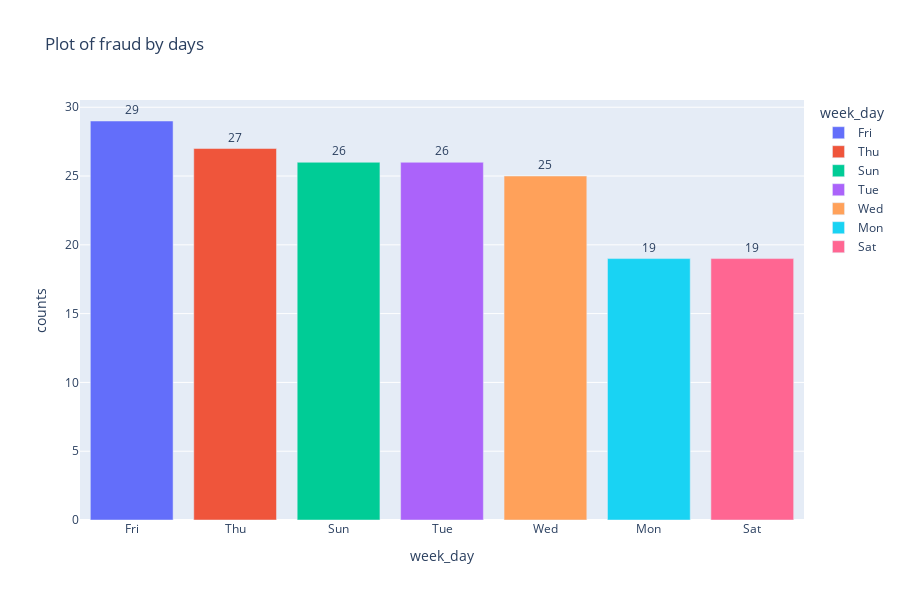

Notebook code cell kept with this figure:
### Code cell
print('========== Analysis of user by weekly transaction =========')

df_dict = fraud_data['day_of_week'].value_counts().to_dict()
default_df = pd.DataFrame([df_dict])
Main_default_df = default_df.T.reset_index()
Main_default_df.rename(columns = {'index': 'week_day', 0:'counts'}, inplace=True)

labels = Main_default_df['week_day'].to_list()
values  = Main_default_df['counts'].to_list()


fig2 = px.bar(Main_default_df, y='counts', x='week_day', text='counts', color = 'week_day',
            title = 'Plot of fraud by days', height=600)
fig2.update_traces(textposition='outside')
fig2.update_layout(uniformtext_minsize=8, uniformtext_mode='hide')
fig2.show()

### Figure 1 — Plotly figure (JSON) as saved in the notebook; plotly's stock layout.template omitted (floating-point values rounded to 4 significant figures)
{"data": [{"alignmentgroup": "True", "hovertemplate": "week_day=%{x}<br>counts=%{text}<extra></extra>", "legendgroup": "Fri", "marker": {"color": "#636efa", "pattern": {"shape": ""}}, "name": "Fri", "offsetgroup": "Fri", "orientation": "v", "showlegend": true, "text": [29], "textposition": "outside", "type": "bar", "x": ["Fri"], "xaxis": "x", "y": [29], "yaxis": "y"}, {"alignmentgroup": "True", "hovertemplate": "week_day=%{x}<br>counts=%{text}<extra></extra>", "legendgroup": "Thu", "marker": {"color": "#EF553B", "pattern": {"shape": ""}}, "name": "Thu", "offsetgroup": "Thu", "orientation": "v", "showlegend": true, "text": [27], "textposition": "outside", "type": "bar", "x": ["Thu"], "xaxis": "x", "y": [27], "yaxis": "y"}, {"alignmentgroup": "True", "hovertemplate": "week_day=%{x}<br>counts=%{text}<extra></extra>", "legendgroup": "Sun", "marker": {"color": "#00cc96", "pattern": {"shape": ""}}, "name": "Sun", "offsetgroup": "Sun", "orientation": "v", "showlegend": true, "text": [26], "textposition": "outside", "type": "bar", "x": ["Sun"], "xaxis": "x", "y": [26], "yaxis": "y"}, {"alignmentgroup": "True", "hovertemplate": "week_day=%{x}<br>counts=%{text}<extra></extra>", "legendgroup": "Tue", "marker": {"color": "#ab63fa", "pattern": {"shape": ""}}, "name": "Tue", "offsetgroup": "Tue", "orientation": "v", "showlegend": true, "text": [26], "textposition": "outside", "type": "bar", "x": ["Tue"], "xaxis": "x", "y": [26], "yaxis": "y"}, {"alignmentgroup": "True", "hovertemplate": "week_day=%{x}<br>counts=%{text}<extra></extra>", "legendgroup": "Wed", "marker": {"color": "#FFA15A", "pattern": {"shape": ""}}, "name": "Wed", "offsetgroup": "Wed", "orientation": "v", "showlegend": true, "text": [25], "textposition": "outside", "type": "bar", "x": ["Wed"], "xaxis": "x", "y": [25], "yaxis": "y"}, {"alignmentgroup": "True", "hovertemplate": "week_day=%{x}<br>counts=%{text}<extra></extra>", "legendgroup": "Mon", "marker": {"color": "#19d3f3", "pattern": {"shape": ""}}, "name": "Mon", "offsetgroup": "Mon", "orientation": "v", "showlegend": true, "text": [19], "textposition": "outside", "type": "bar", "x": ["Mon"], "xaxis": "x", "y": [19], "yaxis": "y"}, {"alignmentgroup": "True", "hovertemplate": "week_day=%{x}<br>counts=%{text}<extra></extra>", "legendgroup": "Sat", "marker": {"color": "#FF6692", "pattern": {"shape": ""}}, "name": "Sat", "offsetgroup": "Sat", "orientation": "v", "showlegend": true, "text": [19], "textposition": "outside", "type": "bar", "x": ["Sat"], "xaxis": "x", "y": [19], "yaxis": "y"}], "layout": {"barmode": "relative", "height": 600, "legend": {"title": {"text": "week_day"}, "tracegroupgap": 0}, "title": {"text": "Plot of fraud by days"}, "uniformtext": {"minsize": 8, "mode": "hide"}, "xaxis": {"anchor": "y", "categoryarray": ["Fri", "Thu", "Sun", "Tue", "Wed", "Mon", "Sat"], "categoryorder": "array", "domain": [0, 1], "title": {"text": "week_day"}}, "yaxis": {"anchor": "x", "domain": [0, 1], "title": {"text": "counts"}}}}
